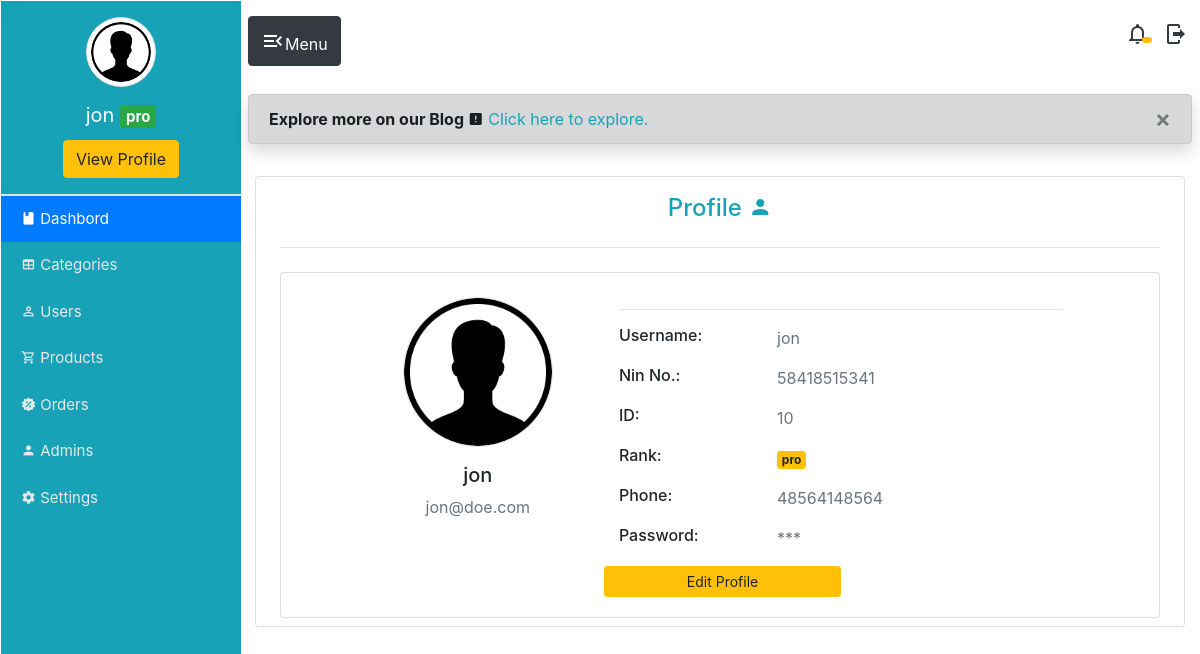
The app's page /admin/view_profile.php?u_id=10 (signed in) with its own data.
### tables this page shows
CREATE TABLE `admin_list` (
  `admin_id` int(255) NOT NULL,
  `admin_name` varchar(255) NOT NULL,
  `admin_email` varchar(255) NOT NULL,
  `admin_image` text NOT NULL,
  `admin_rank` varchar(255) NOT NULL,
  `admin_phone` varchar(255) NOT NULL,
  `admin_password` varchar(22) NOT NULL,
  `admin_nin` varchar(11) NOT NULL
);

### admin/view_profile.php (the view, shortened to what this page needs)
<?php
include "includes/admin_header.php";
include "../includes/db.php";
?>
<?php include "includes/navigation.php"; ?>
<div class="main">
    <div class="shadow alert alert-dark alert-dismissible fade show mx-2 my-2">
        <button type="button" class="close" data-dismiss="alert">&times;</button>
        <strong>Explore more on our Blog <span class="mdi mdi-alert-box"></span></strong>
        <a href="" class="text-info" style="text-decoration: none;">Click here to explore.</a>
    </div>
    <?php
    if (isset($_GET['u_id'])) {
        $the_admin_id = $_GET['u_id'];
        $query = "SELECT * FROM admin_list WHERE admin_id = {$the_admin_id}";
        $select_admin_query = mysqli_query($connection, $query);
        while ($row = mysqli_fetch_assoc($select_admin_query)) {
            $admin_id = $row['admin_id'];
            $admin_name = $row['admin_name'];
            $admin_nin = $row['admin_nin'];
            $admin_email = $row['admin_email'];
            $admin_image = $row['admin_image'];
            $admin_rank = $row['admin_rank'];
            $admin_phone = $row['admin_phone'];
            $admin_password = $row['admin_password'];
    ?>
            <div class="mainBody">
                <section id="settings" class="pt-4">
                    <div class="container">
                        <div class="row">
                            <div class="col-md-12">
                                <div class="card px-4">
                                    <h4 class="card-text text-center text-info pt-3">Profile <span class="mdi mdi-account"></span></h4>
                                    <hr>
                                    <div class="card my-2">
                                        <div class="row justify-content-center">
                                            <div class="col-md-10">
                                                <div class="">
                                                    <div class="row no-gutters">
                                                        <div class="col-md-4">
                                                            <div class="profile-img-container text-center p-4">
                                                                <img src="../image/<?php echo $admin_image; ?>"
                                                                    class="rounded-circle img-fluid border"
                                                                    alt="User Image"
                                                                    style="width: 150px; height: 150px;">
                                                                <h5 class="mt-3"><?php echo $admin_name; ?></h5>
                                                                <p class="text-muted"><?php echo $admin_email; ?></p>
                                                            </div>
                                                        </div>
                                                        <div class="col-md-8">
                                                            <div class="card-body">
                                                                <hr>
                                                                <div class="row mb-3">
                                                                    <div class="col-sm-4">
                                                                        <h6 class="mb-0">Username:</h6>
                                                                    </div>
                                                                    <div class="col-sm-8 text-secondary">
                                                                        <?php echo $admin_name; ?>
                                                                    </div>
                                                                </div>
                                                                <div class="row mb-3">
                                                                    <div class="col-sm-4">
                                                                        <h6 class="mb-0">Nin No.:</h6>
                                                                    </div>
                                                                    <div class="col-sm-8 text-secondary">
                                                                        <?php echo $admin_nin; ?>
                                                                    </div>
                                                                </div>
                                                                <div class="row mb-3">
                                                                    <div class="col-sm-4">
                                                                        <h6 class="mb-0">ID:</h6>
                                                                    </div>
                                                                    <div class="col-sm-8 text-secondary">
                                                                        <?php echo $admin_id; ?>
                                                                    </div>
                                                                </div>
                                                                <div class="row mb-3">
                                                                    <div class="col-sm-4">
                                                                        <h6 class="mb-0">Rank:</h6>
                                                                    </div>
                                                                    <div class="col-sm-8 text-secondary">
                                                                        <span class=" badge badge-warning">
                                                                            <?php echo $admin_rank; ?>
                                                                        </span>
                                                                    </div>
                                                                </div>
                                                                <div class="row mb-3">
                                                                    <div class="col-sm-4">
                                                                        <h6 class="mb-0">Phone:</h6>
                                                                    </div>
                                                                    <div class="col-sm-8 text-secondary">
                                                                        <?php echo $admin_phone; ?>
                                                                    </div>
                                                                </div>
                                                                <div class="row mb-3">
                                                                    <div class="col-sm-4">
                                                                        <h6 class="mb-0">Password:</h6>
                                                                    </div>
                                                                    <div class="col-sm-8 text-secondary">
                                                                        <?php echo str_repeat('*', strlen($admin_password)); ?>
                                                                    </div>
                                                                </div>
                                                                <div class="row">
                                                                    <?php
                                                                    echo "<a href='settings.php?u_id={$admin_id}' class='w-50'>
                                <button class='btn btn-warning btn-block btn-sm'>Edit Profile</button>
                                </a>";
                                                                    ?>
                                                                </div>
                                                            </div>
                                                        </div>
                                                    </div>
                                                </div>
                                            </div>
                                        </div>
                                    </div>
                            <?php
                        }
                    }
                            ?>
                                </div>
                            </div>
                        </div>
                </section>
            </div>
</div>
<?php include "includes/admin_footer.php"; ?>

### admin/includes/navigation.php (shortened to what this page needs)
<div class="sidenav bg-info">
    <div class="topnav">
        <?php
        if (isset($_SESSION['admin_id'])) {
            $admin_id = $_SESSION['admin_id'];
            $query = "SELECT * FROM admin_list WHERE admin_id = {$admin_id}";
            $select_admin_query = mysqli_query($connection, $query);
            while ($row = mysqli_fetch_assoc($select_admin_query)) {
                $admin_name = $row['admin_name'];
                $admin_rank = $row['admin_rank'];
                $admin_image = $row['admin_image'];
                echo "<img src='../image/$admin_image' alt='Profile image' class='img img-thumbnail rounded-circle mx-auto mt-3' width=''>";
        ?>
                <h5 class="text-center font-weight-normal mx-auto mt-3 text-light">
                    <?php
                    echo $admin_name;
                    ?>
                    <span class="badge badge-success"><?php
                                                        echo $admin_rank;
                                                        ?>
                    </span>
                </h5>
                <?php
                echo "<a href='view_profile.php?u_id={$admin_id}' class='btn btn-warning mx-auto mt-1 '>View Profile</a>";
                ?>
    </div>
    <hr class="border">
    <div class="navmain mt-n3">
        <ul class="list-group list-group-flush">
            <a href="admin_dashboard.php" class="navlink">
                <li class="navlist list-group-item active">
                    <span class="mdi mdi-book"></span> Dashbord
                </li>
            </a>
            <a href="./categories.php" class="navlink">
                <li class="navlist list-group-item">
                    <span class="mdi mdi-table"></span> Categories
                </li>
            </a>
            <a href="./users.php" class="navlink">
                <li class="navlist list-group-item">
                    <span class="mdi mdi-account-outline"></span>
                    Users
                </li>
            </a>
            <a href="./products.php" class="navlink">
                <li class="navlist list-group-item">
                    <span class="mdi mdi-cart-outline"></span>
                    Products
                </li>
            </a>
            <a href="./orders.php" class="navlink">
                <li class="navlist list-group-item">
                    <span class="mdi mdi-sale"></span> Orders
                </li>
            </a>
            <a href="./admin.php" class="navlink">
                <li class="navlist list-group-item">
                    <span class="mdi mdi-account"></span> Admins
                </li>
            </a>
            <?php
                echo "<a href='settings.php?u_id={$admin_id}' class='navlink'>
                <li class='navlist list-group-item'>
                    <span class='mdi mdi-cog'></span> Settings
                </li>
            </a>";
            ?>
        </ul>
    </div>
</div>
<?php
            }
        }
?>

### admin/css/style.css (style rules this page uses)
.sidenav { width: 20%; margin: 1px; position: absolute; height: 100vh; position: fixed; }
.topnav { text-align: center; justify-content: center; display: grid; }
.img { border-radius: 90%!important; height: 70px; width: 70px }
.navmain { justify-content: center; }
.navlist { list-style-type: none; color: rgb(233, 233, 233); font-size: 15px; background-color: transparent; }
.main { width: 80%; float: right; position: relative; }

### records on screen
admin_list: admin_image (picture), admin_name "jon", admin_rank "pro", admin_email "jon@doe.com", admin_nin "58418515341", admin_id "10", admin_phone "48564148564", admin_password "***"
